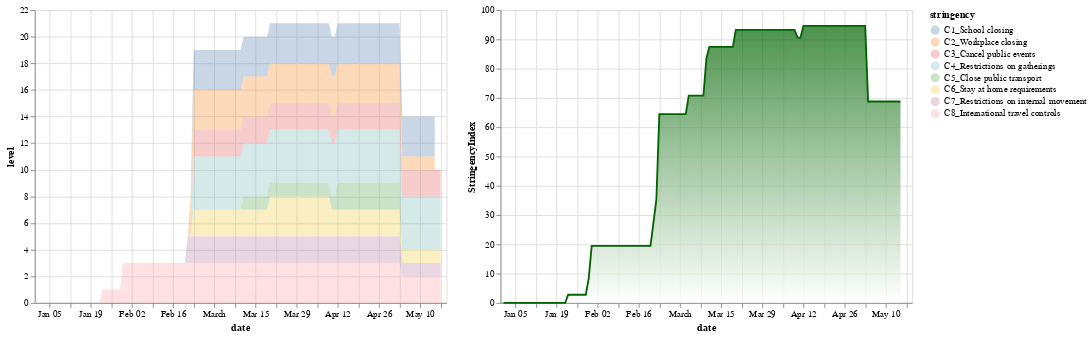

Notebook code cell kept with this figure:
### Markdown cell above
- Policy stage analysis : the end of Feburary increases the stringency immediately

### Code cell
temp = pd.melt(policy,id_vars=['date'],value_vars=['C1_School closing','C2_Workplace closing','C3_Cancel public events','C4_Restrictions on gatherings','C5_Close public transport',
                 'C6_Stay at home requirements','C7_Restrictions on internal movement','C8_International travel controls'],var_name='stringency',value_name='level')

g1=alt.Chart(temp).mark_area(
    color="lightblue",opacity=0.3
).encode(
    x='date',
    y='level',
    color='stringency',
).properties(
    width=450,
    height=320
)

temp = italy[['date','StringencyIndex']]
g2=alt.Chart(italy).mark_area(
    line={'color':'darkgreen'},
    color=alt.Gradient(
        gradient='linear',
        stops=[alt.GradientStop(color='white', offset=0),
               alt.GradientStop(color='darkgreen', offset=1)],
        x1=1,
        x2=1,
        y1=1,
        y2=0
    )
).encode(
    x='date',
    y='StringencyIndex',
).properties(
    width=450,
    height=320
)

(g1|g2)

### Figure 1 — Vega-Lite specification as saved in the notebook (floating-point values rounded to 4 significant figures; data arrays with more than 128 entries replaced by an {"elided": "..."} marker saying what was removed)
{"config": {"view": {"continuousWidth": 400, "continuousHeight": 300}}, "hconcat": [{"data": {"name": "data-c2c91dfefcda7702252a33bcc5ce7346"}, "mark": {"type": "area", "color": "lightblue", "opacity": 0.3}, "encoding": {"color": {"type": "nominal", "field": "stringency"}, "x": {"type": "temporal", "field": "date"}, "y": {"type": "quantitative", "field": "level"}}, "height": 320, "width": 450}, {"data": {"name": "data-94d5f6e2a3864330dc1e6cd1c1c8ac65"}, "mark": {"type": "area", "color": {"gradient": "linear", "stops": [{"color": "white", "offset": 0}, {"color": "darkgreen", "offset": 1}], "x1": 1, "x2": 1, "y1": 1, "y2": 0}, "line": {"color": "darkgreen"}}, "encoding": {"x": {"type": "temporal", "field": "date"}, "y": {"type": "quantitative", "field": "StringencyIndex"}}, "height": 320, "width": 450}], "$schema": "https://vega.github.io/schema/vega-lite/v4.0.2.json", "datasets": {"data-c2c91dfefcda7702252a33bcc5ce7346": {"elided": "1128 records"}, "data-94d5f6e2a3864330dc1e6cd1c1c8ac65": {"elided": "141 records"}}}
